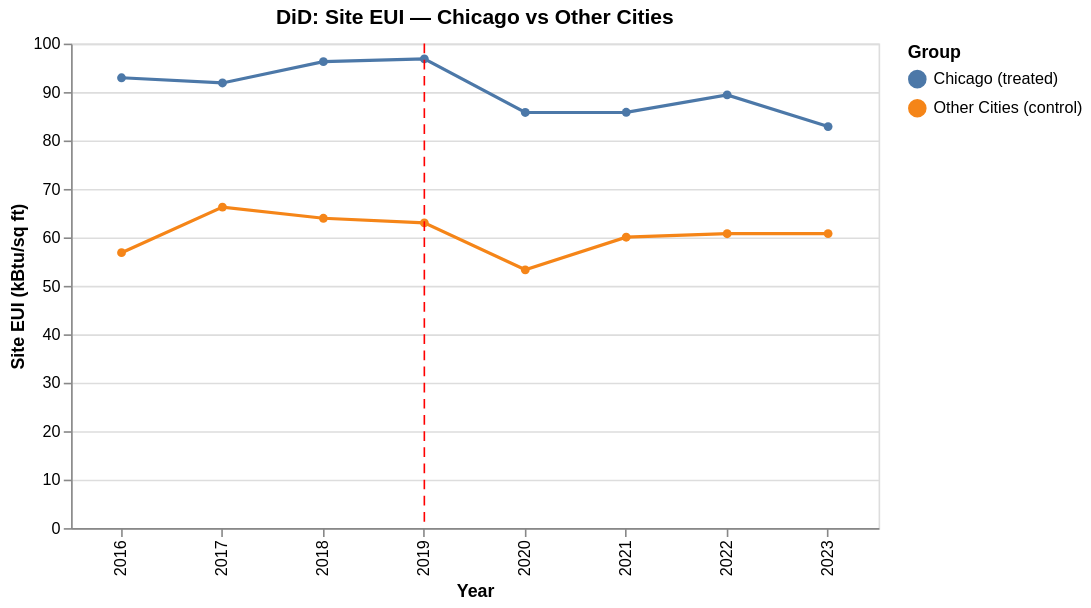

Notebook cell for this chart:
### Markdown cell above
#### did plots

### Code cell
df_plot = did_df.copy()
df_plot["TreatedCity"] = (df_plot["City"] == "Chicago").astype(int)

df_plot["Data Year"] = pd.to_numeric(df_plot["Data Year"], errors="coerce")
df_plot["Site EUI (kBtu/sq ft)"] = pd.to_numeric(
    df_plot["Site EUI (kBtu/sq ft)"], errors="coerce"
)

df_plot = df_plot.dropna(subset=["Data Year", "Site EUI (kBtu/sq ft)", "TreatedCity"])

pu.plot_did_trend(
    df_plot,
    year_col="Data Year",
    group_col="TreatedCity",
    outcome_col="Site EUI (kBtu/sq ft)",
    policy_year=2019,
    group_labels={1: "Chicago (treated)", 0: "Other Cities (control)"},
    title="DiD: Site EUI — Chicago vs Other Cities",
)

### Figure 1 — Vega-Lite specification as saved in the notebook (floating-point values rounded to 4 significant figures)
{"config": {"view": {"continuousWidth": 300, "continuousHeight": 300}}, "layer": [{"data": {"name": "data-80fee4070a556c0d5a4ba41f765792d2"}, "mark": {"type": "line", "point": true}, "encoding": {"color": {"field": "TreatedCity", "title": "Group", "type": "nominal"}, "tooltip": [{"field": "Data Year", "title": "Year", "type": "ordinal"}, {"field": "TreatedCity", "title": "Group", "type": "nominal"}, {"field": "MeanOutcome", "format": ".2f", "title": "Mean Outcome", "type": "quantitative"}], "x": {"field": "Data Year", "title": "Year", "type": "ordinal"}, "y": {"field": "MeanOutcome", "title": "Site EUI (kBtu/sq ft)", "type": "quantitative"}}}, {"data": {"name": "data-dc8e9d07163f5c9a3a199184f074ad34"}, "mark": {"type": "rule", "color": "red", "strokeDash": [6, 4]}, "encoding": {"x": {"field": "x", "type": "ordinal"}}}], "height": 300, "title": "DiD: Site EUI — Chicago vs Other Cities", "width": 500, "$schema": "https://vega.github.io/schema/vega-lite/v6.1.0.json", "datasets": {"data-80fee4070a556c0d5a4ba41f765792d2": [{"Data Year": 2016, "TreatedCity": "Other Cities (control)", "MeanOutcome": 56.85}, {"Data Year": 2016, "TreatedCity": "Chicago (treated)", "MeanOutcome": 92.95}, {"Data Year": 2017, "TreatedCity": "Other Cities (control)", "MeanOutcome": 66.25}, {"Data Year": 2017, "TreatedCity": "Chicago (treated)", "MeanOutcome": 91.88}, {"Data Year": 2018, "TreatedCity": "Other Cities (control)", "MeanOutcome": 63.95}, {"Data Year": 2018, "TreatedCity": "Chicago (treated)", "MeanOutcome": 96.28}, {"Data Year": 2019, "TreatedCity": "Other Cities (control)", "MeanOutcome": 63.01}, {"Data Year": 2019, "TreatedCity": "Chicago (treated)", "MeanOutcome": 96.85}, {"Data Year": 2020, "TreatedCity": "Other Cities (control)", "MeanOutcome": 53.31}, {"Data Year": 2020, "TreatedCity": "Chicago (treated)", "MeanOutcome": 85.78}, {"Data Year": 2021, "TreatedCity": "Other Cities (control)", "MeanOutcome": 60.04}, {"Data Year": 2021, "TreatedCity": "Chicago (treated)", "MeanOutcome": 85.83}, {"Data Year": 2022, "TreatedCity": "Other Cities (control)", "MeanOutcome": 60.76}, {"Data Year": 2022, "TreatedCity": "Chicago (treated)", "MeanOutcome": 89.41}, {"Data Year": 2023, "TreatedCity": "Other Cities (control)", "MeanOutcome": 60.79}, {"Data Year": 2023, "TreatedCity": "Chicago (treated)", "MeanOutcome": 82.88}], "data-dc8e9d07163f5c9a3a199184f074ad34": [{"x": 2019}]}}
